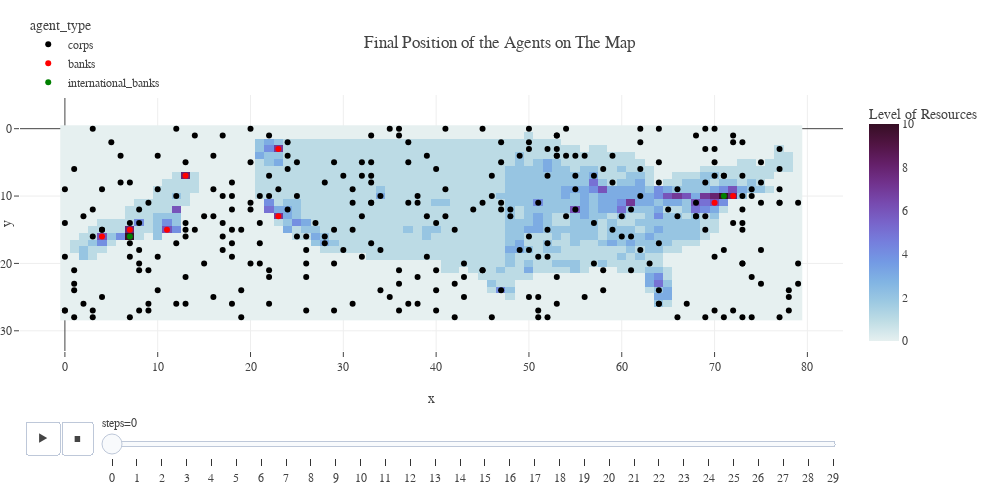

This figure's notebook cell:
### Code cell
def plot_agent_movement(model, agent_position_df):

    temp = dict(layout=go.Layout(font=dict(family="Franklin Gothic", size = 12)))
    map_a = model.static_map.currencyA_map_init
    map_b = model.static_map.currencyB_map_init
    world_map = map_a + map_b


    fig = px.scatter(agent_position_df, 
                    x = "x", 
                    y = "y", 
                    animation_frame = "steps", 
                    animation_group = "agent_id", 
                    color = "agent_type", 
                    color_discrete_sequence = ["black", "red", "green"],
                    hover_name = "agent_type")

    fig.add_heatmap(z = world_map, 
                    colorscale='dense', 
                    colorbar=dict(title='Level of Resources'))

    fig.update_yaxes(range = [agent_position_df['y'].max() + 5, agent_position_df['y'].min() - 5])

    fig.update_layout(template = temp,
                    title_text = 'Final Position of the Agents on The Map',
                    hovermode = 'closest', 
                    margin = dict(l = 20, r = 20, t = 50, b = 20),
                    height = 500, 
                    width = 1000, 
                    showlegend = True, 
                    legend = dict(yanchor = "bottom", 
                                    y = 0.99,
                                    xanchor = "left",
                                    x = 0.01))
    return fig


plot_agent_movement(model, agent_position_df)

### Figure 1 — Plotly figure (JSON) as saved in the notebook; plotly's stock layout.template omitted (floating-point values rounded to 4 significant figures; data arrays with more than 128 entries replaced by an {"elided": "..."} marker saying what was removed)
{"data": [{"hovertemplate": "<b>%{hovertext}</b><br><br>agent_type=corps<br>steps=0<br>x=%{x}<br>y=%{y}<extra></extra>", "hovertext": {"elided": "300 str values"}, "ids": {"elided": "300 int values"}, "legendgroup": "corps", "marker": {"color": "black", "symbol": "circle"}, "mode": "markers", "name": "corps", "orientation": "v", "showlegend": true, "type": "scatter", "x": {"elided": "300 int values"}, "xaxis": "x", "y": {"elided": "300 int values"}, "yaxis": "y"}, {"hovertemplate": "<b>%{hovertext}</b><br><br>agent_type=banks<br>steps=0<br>x=%{x}<br>y=%{y}<extra></extra>", "hovertext": ["banks", "banks", "banks", "banks", "banks", "banks", "banks", "banks"], "ids": [4942, 4943, 4944, 4945, 4946, 4947, 4948, 4949], "legendgroup": "banks", "marker": {"color": "red", "symbol": "circle"}, "mode": "markers", "name": "banks", "orientation": "v", "showlegend": true, "type": "scatter", "x": [4, 7, 11, 13, 23, 23, 72, 70], "xaxis": "x", "y": [16, 15, 15, 7, 13, 3, 10, 11], "yaxis": "y"}, {"hovertemplate": "<b>%{hovertext}</b><br><br>agent_type=international_banks<br>steps=0<br>x=%{x}<br>y=%{y}<extra></extra>", "hovertext": ["international_banks", "international_banks"], "ids": [4950, 4951], "legendgroup": "international_banks", "marker": {"color": "green", "symbol": "circle"}, "mode": "markers", "name": "international_banks", "orientation": "v", "showlegend": true, "type": "scatter", "x": [7, 71], "xaxis": "x", "y": [16, 10], "yaxis": "y"}, {"colorbar": {"title": {"text": "Level of Resources"}}, "colorscale": [[0, "rgb(230, 240, 240)"], [0.09091, "rgb(191, 221, 229)"], [0.1818, "rgb(156, 201, 226)"], [0.2727, "rgb(129, 180, 227)"], [0.3636, "rgb(115, 154, 228)"], [0.4545, "rgb(117, 127, 221)"], [0.5455, "rgb(120, 100, 202)"], [0.6364, "rgb(119, 74, 175)"], [0.7273, "rgb(113, 50, 141)"], [0.8182, "rgb(100, 31, 104)"], [0.9091, "rgb(80, 20, 66)"], [1, "rgb(54, 14, 36)"]], "type": "heatmap", "z": {"elided": "29x80 int values"}}], "layout": {"height": 500, "hovermode": "closest", "legend": {"title": {"text": "agent_type"}, "tracegroupgap": 0, "x": 0.01, "xanchor": "left", "y": 0.99, "yanchor": "bottom"}, "margin": {"b": 20, "l": 20, "r": 20, "t": 50}, "showlegend": true, "sliders": [{"active": 0, "currentvalue": {"prefix": "steps="}, "len": 0.9, "pad": {"b": 10, "t": 60}, "steps": [{"args": [["0"], {"frame": {"duration": 0, "redraw": false}, "fromcurrent": true, "mode": "immediate", "transition": {"duration": 0, "easing": "linear"}}], "label": "0", "method": "animate"}, {"args": [["1"], {"frame": {"duration": 0, "redraw": false}, "fromcurrent": true, "mode": "immediate", "transition": {"duration": 0, "easing": "linear"}}], "label": "1", "method": "animate"}, {"args": [["2"], {"frame": {"duration": 0, "redraw": false}, "fromcurrent": true, "mode": "immediate", "transition": {"duration": 0, "easing": "linear"}}], "label": "2", "method": "animate"}, {"args": [["3"], {"frame": {"duration": 0, "redraw": false}, "fromcurrent": true, "mode": "immediate", "transition": {"duration": 0, "easing": "linear"}}], "label": "3", "method": "animate"}, {"args": [["4"], {"frame": {"duration": 0, "redraw": false}, "fromcurrent": true, "mode": "immediate", "transition": {"duration": 0, "easing": "linear"}}], "label": "4", "method": "animate"}, {"args": [["5"], {"frame": {"duration": 0, "redraw": false}, "fromcurrent": true, "mode": "immediate", "transition": {"duration": 0, "easing": "linear"}}], "label": "5", "method": "animate"}, {"args": [["6"], {"frame": {"duration": 0, "redraw": false}, "fromcurrent": true, "mode": "immediate", "transition": {"duration": 0, "easing": "linear"}}], "label": "6", "method": "animate"}, {"args": [["7"], {"frame": {"duration": 0, "redraw": false}, "fromcurrent": true, "mode": "immediate", "transition": {"duration": 0, "easing": "linear"}}], "label": "7", "method": "animate"}, {"args": [["8"], {"frame": {"duration": 0, "redraw": false}, "fromcurrent": true, "mode": "immediate", "transition": {"duration": 0, "easing": "linear"}}], "label": "8", "method": "animate"}, {"args": [["9"], {"frame": {"duration": 0, "redraw": false}, "fromcurrent": true, "mode": "immediate", "transition": {"duration": 0, "easing": "linear"}}], "label": "9", "method": "animate"}, {"args": [["10"], {"frame": {"duration": 0, "redraw": false}, "fromcurrent": true, "mode": "immediate", "transition": {"duration": 0, "easing": "linear"}}], "label": "10", "method": "animate"}, {"args": [["11"], {"frame": {"duration": 0, "redraw": false}, "fromcurrent": true, "mode": "immediate", "transition": {"duration": 0, "easing": "linear"}}], "label": "11", "method": "animate"}, {"args": [["12"], {"frame": {"duration": 0, "redraw": false}, "fromcurrent": true, "mode": "immediate", "transition": {"duration": 0, "easing": "linear"}}], "label": "12", "method": "animate"}, {"args": [["13"], {"frame": {"duration": 0, "redraw": false}, "fromcurrent": true, "mode": "immediate", "transition": {"duration": 0, "easing": "linear"}}], "label": "13", "method": "animate"}, {"args": [["14"], {"frame": {"duration": 0, "redraw": false}, "fromcurrent": true, "mode": "immediate", "transition": {"duration": 0, "easing": "linear"}}], "label": "14", "method": "animate"}, {"args": [["15"], {"frame": {"duration": 0, "redraw": false}, "fromcurrent": true, "mode": "immediate", "transition": {"duration": 0, "easing": "linear"}}], "label": "15", "method": "animate"}, {"args": [["16"], {"frame": {"duration": 0, "redraw": false}, "fromcurrent": true, "mode": "immediate", "transition": {"duration": 0, "easing": "linear"}}], "label": "16", "method": "animate"}, {"args": [["17"], {"frame": {"duration": 0, "redraw": false}, "fromcurrent": true, "mode": "immediate", "transition": {"duration": 0, "easing": "linear"}}], "label": "17", "method": "animate"}, {"args": [["18"], {"frame": {"duration": 0, "redraw": false}, "fromcurrent": true, "mode": "immediate", "transition": {"duration": 0, "easing": "linear"}}], "label": "18", "method": "animate"}, {"args": [["19"], {"frame": {"duration": 0, "redraw": false}, "fromcurrent": true, "mode": "immediate", "transition": {"duration": 0, "easing": "linear"}}], "label": "19", "method": "animate"}, {"args": [["20"], {"frame": {"duration": 0, "redraw": false}, "fromcurrent": true, "mode": "immediate", "transition": {"duration": 0, "easing": "linear"}}], "label": "20", "method": "animate"}, {"args": [["21"], {"frame": {"duration": 0, "redraw": false}, "fromcurrent": true, "mode": "immediate", "transition": {"duration": 0, "easing": "linear"}}], "label": "21", "method": "animate"}, {"args": [["22"], {"frame": {"duration": 0, "redraw": false}, "fromcurrent": true, "mode": "immediate", "transition": {"duration": 0, "easing": "linear"}}], "label": "22", "method": "animate"}, {"args": [["23"], {"frame": {"duration": 0, "redraw": false}, "fromcurrent": true, "mode": "immediate", "transition": {"duration": 0, "easing": "linear"}}], "label": "23", "method": "animate"}, {"args": [["24"], {"frame": {"duration": 0, "redraw": false}, "fromcurrent": true, "mode": "immediate", "transition": {"duration": 0, "easing": "linear"}}], "label": "24", "method": "animate"}, {"args": [["25"], {"frame": {"duration": 0, "redraw": false}, "fromcurrent": true, "mode": "immediate", "transition": {"duration": 0, "easing": "linear"}}], "label": "25", "method": "animate"}, {"args": [["26"], {"frame": {"duration": 0, "redraw": false}, "fromcurrent": true, "mode": "immediate", "transition": {"duration": 0, "easing": "linear"}}], "label": "26", "method": "animate"}, {"args": [["27"], {"frame": {"duration": 0, "redraw": false}, "fromcurrent": true, "mode": "immediate", "transition": {"duration": 0, "easing": "linear"}}], "label": "27", "method": "animate"}, {"args": [["28"], {"frame": {"duration": 0, "redraw": false}, "fromcurrent": true, "mode": "immediate", "transition": {"duration": 0, "easing": "linear"}}], "label": "28", "method": "animate"}, {"args": [["29"], {"frame": {"duration": 0, "redraw": false}, "fromcurrent": true, "mode": "immediate", "transition": {"duration": 0, "easing": "linear"}}], "label": "29", "method": "animate"}], "x": 0.1, "xanchor": "left", "y": 0, "yanchor": "top"}], "title": {"text": "Final Position of the Agents on The Map"}, "updatemenus": [{"buttons": [{"args": [null, {"frame": {"duration": 500, "redraw": false}, "fromcurrent": true, "mode": "immediate", "transition": {"duration": 500, "easing": "linear"}}], "label": "&#9654;", "method": "animate"}, {"args": [[null], {"frame": {"duration": 0, "redraw": false}, "fromcurrent": true, "mode": "immediate", "transition": {"duration": 0, "easing": "linear"}}], "label": "&#9724;", "method": "animate"}], "direction": "left", "pad": {"r": 10, "t": 70}, "showactive": false, "type": "buttons", "x": 0.1, "xanchor": "right", "y": 0, "yanchor": "top"}], "width": 1000, "xaxis": {"anchor": "y", "domain": [0, 1], "title": {"text": "x"}}, "yaxis": {"anchor": "x", "domain": [0, 1], "range": [33, -5], "title": {"text": "y"}}}}
